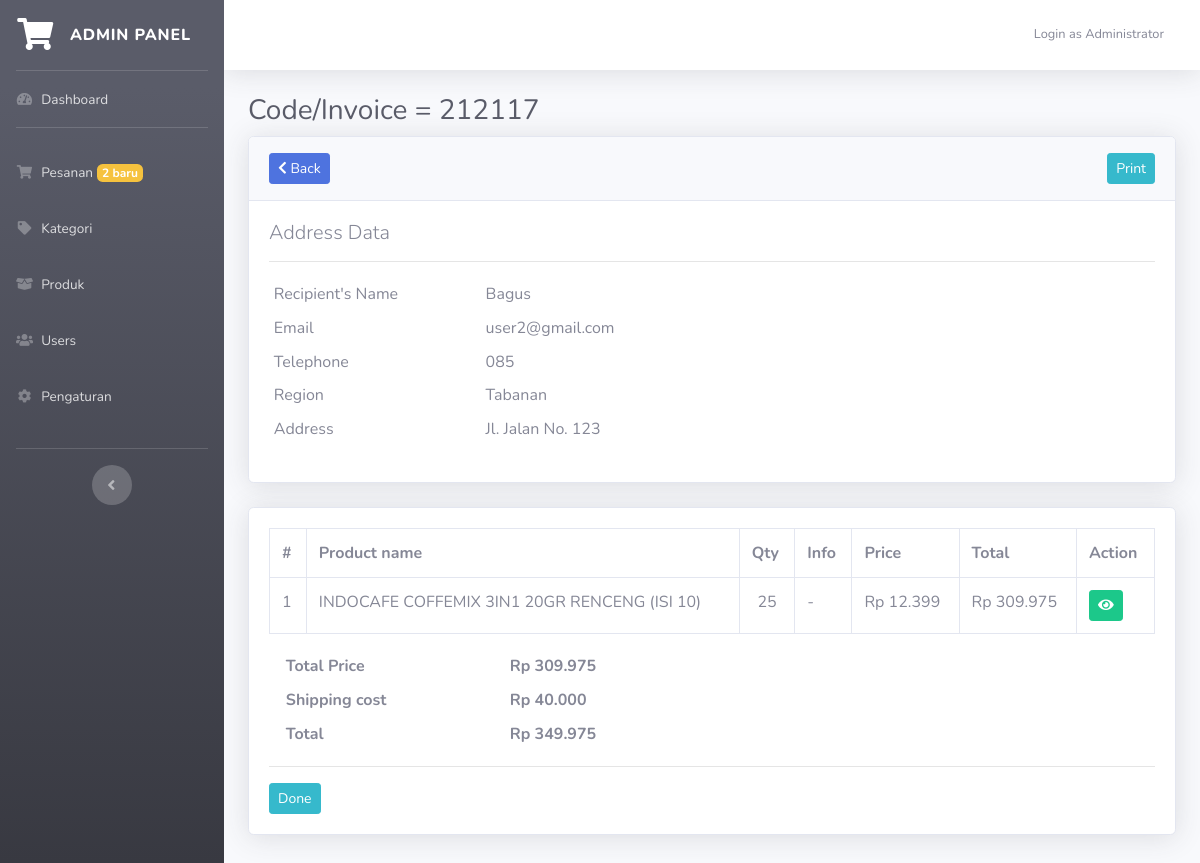
Page /admin.php?page=orders&invoice=212117 (signed in) on the committed database.
### tables this page shows
CREATE TABLE `invoice` (
  `id` int(11) NOT NULL,
  `invoice_code` varchar(10) NOT NULL,
  `name` varchar(50) NOT NULL,
  `email` varchar(50) NOT NULL,
  `telp` varchar(20) NOT NULL,
  `region` int(11) NOT NULL,
  `address` text NOT NULL,
  `ongkir` varchar(10) NOT NULL,
  `total_price` int(11) NOT NULL,
  `total_all` int(11) NOT NULL,
  `date_input` datetime NOT NULL,
  `status` int(1) NOT NULL
);

CREATE TABLE `region` (
  `id` int(11) NOT NULL,
  `region` varchar(100) NOT NULL,
  `price` int(11) NOT NULL
);

CREATE TABLE `transaction` (
  `id` int(11) NOT NULL,
  `id_invoice` int(11) NOT NULL,
  `product_name` varchar(100) NOT NULL,
  `price` int(11) NOT NULL,
  `qty` int(11) NOT NULL,
  `link` varchar(100) NOT NULL,
  `ket` varchar(200) NOT NULL
);

### admin.php (called while the page is built, shortened)
<?php
require_once 'include/func.php';
include "module/templates/index-admin.php";

### include/func.php (called while the page is built, shortened)
<?php
function string2Number($cString){
    return str_replace(",","",$cString) ;
}
function number2String($nNumber,$nDecimals=0){
    $nNumber = floatval(string2Number($nNumber)) ;
    return number_format($nNumber,$nDecimals,",",".") ;
}

### module/admin/orders.php (the view, shortened to what this page needs)
<?php
if(isset($_GET['invoice']) && $_GET['invoice'] <> ""){
    $cInvoice = $_GET['invoice'];
    $dbData = mysqli_query($db,"select * from invoice where invoice_code='$cInvoice'");
    $vaInvoice = mysqli_fetch_array($dbData);
    $dbRegion = mysqli_query($db,"select * from region where id='{$vaInvoice['region']}'");
    $vaRegion = mysqli_fetch_array($dbRegion);
?>
<div class="container-fluid">
	<h1 class="h3 mb-2 text-gray-800 mb-2">Code/Invoice = <?= $vaInvoice['invoice_code']; ?></h1>
	<div class="card shadow mb-4">
		<div class="card-header py-3">
            <a href="administrator/orders" class="btn btn-sm btn-primary"><i class="fa fa-chevron-left"></i> Back</a>
            <a href="administrator/print_detail_order/<?= $vaInvoice['invoice_code']; ?>" class="btn btn-info btn-sm float-right">Print</a>
		</div>
		<div class="card-body">
            <h3 class="lead">Address Data</h3>
            <hr>
            <div class="row">
                <div class="col-md-6">
                    <table class="table table-sm table-borderless">
                        <tr>
                            <td>Recipient's Name</td>
                            <td><?= $vaInvoice['name']; ?></td>
                        </tr>
                        <tr>
                            <td>Email</td>
                            <td><?= $vaInvoice['email']; ?></td>
                        </tr>
                        <tr>
                            <td>Telephone</td>
                            <td><?= $vaInvoice['telp']; ?></td>
                        </tr>
                        <tr>
                            <td>Region</td>
                            <td><?= $vaRegion['region']; ?></td>
                        </tr>
                        <tr>
                            <td>Address</td>
                            <td><?= $vaInvoice['address']; ?></td>
                        </tr>
                    </table>
                </div>
            </div>
		</div>
	</div>
    <div class="card shadow mb-5">
        <div class="card-body">
            <table class="table table-bordered">
                <tr>
                    <th>#</th>
                    <th>Product name</th>
                    <th>Qty</th>
                    <th>Info</th>
                    <th>Price</th>
                    <th>Total</th>
                    <th>Action</th>
                <?php
                $no=1;
                $dbOrder = mysqli_query($db,"select * from transaction where id_invoice='$cInvoice'");
                while($data = mysqli_fetch_array($dbOrder)){ ?>
                </tr>
                    <td><?= $no; ?></td>
                    <td><?= $data['product_name']; ?></td>
                    <td class="text-center"><?= $data['qty']; ?></td>
                    <?php if($data['ket'] == ""){ ?>
                        <td>-</td>
                    <?php }else{ ?>
                        <td><?= $data['ket']; ?></td>
                    <?php } ?>
                    <td>Rp <?= number2String($data['price']); ?></td>
                    <?php $total = $data['price'] * $data['qty']; ?>
                    <td>Rp <?= number2String($total); ?></td>
                    <td>
                        <a href="index.php?p=<?= $data['link']; ?>" target="_blank" class="btn btn-sm btn-success"><i class="fa fa-eye"></i></a>
                    </td>
                <?php
                    $no++;
                    }
                ?>
            </table>
            <div class="col-md-6">
                <table class="table table-borderless table-sm">
                    <tr>
                        <th>Total Price</th>
                        <th>Rp <?= number2String($vaInvoice['total_price']); ?></script></th>
                    </tr>
                    <tr>
                        <th>Shipping cost</th>
                        <th>Rp <?= number2String($vaInvoice['ongkir']); ?></th>
                    </tr>
                    <tr>
                        <th>Total</th>
                        <th>Rp <?= number2String($vaInvoice['total_all']); ?></th>
                    </tr>
                </table>
            </div>
            <hr>
            <?php if($vaInvoice['status'] == 0){ ?>
                <a href="administrator/finish_orderan/<?= $vaInvoice['invoice_code']; ?>" onclick="return confirm('Yakin ingin menyelesaikan pesanan?');" class="btn btn-info btn-sm">Done</a>
            <?php } ?>
        </div>
    </div>
</div>
<?php
}
?>

### rows in the picture
invoice: invoice_code "212117", name "Bagus", email "user2@gmail.com", telp "085", address "Jl. Jalan No. 123", total_price "309.975", ongkir "40.000", total_all "349.975"
region: region "Tabanan"
transaction: product_name "INDOCAFE COFFEMIX 3IN1 20GR RENCENG (ISI 10)", qty "25", price "12.399", number2String($total) "309.975"

### other values in the picture
$orders "2"
$_SESSION['name'] "Administrator"
